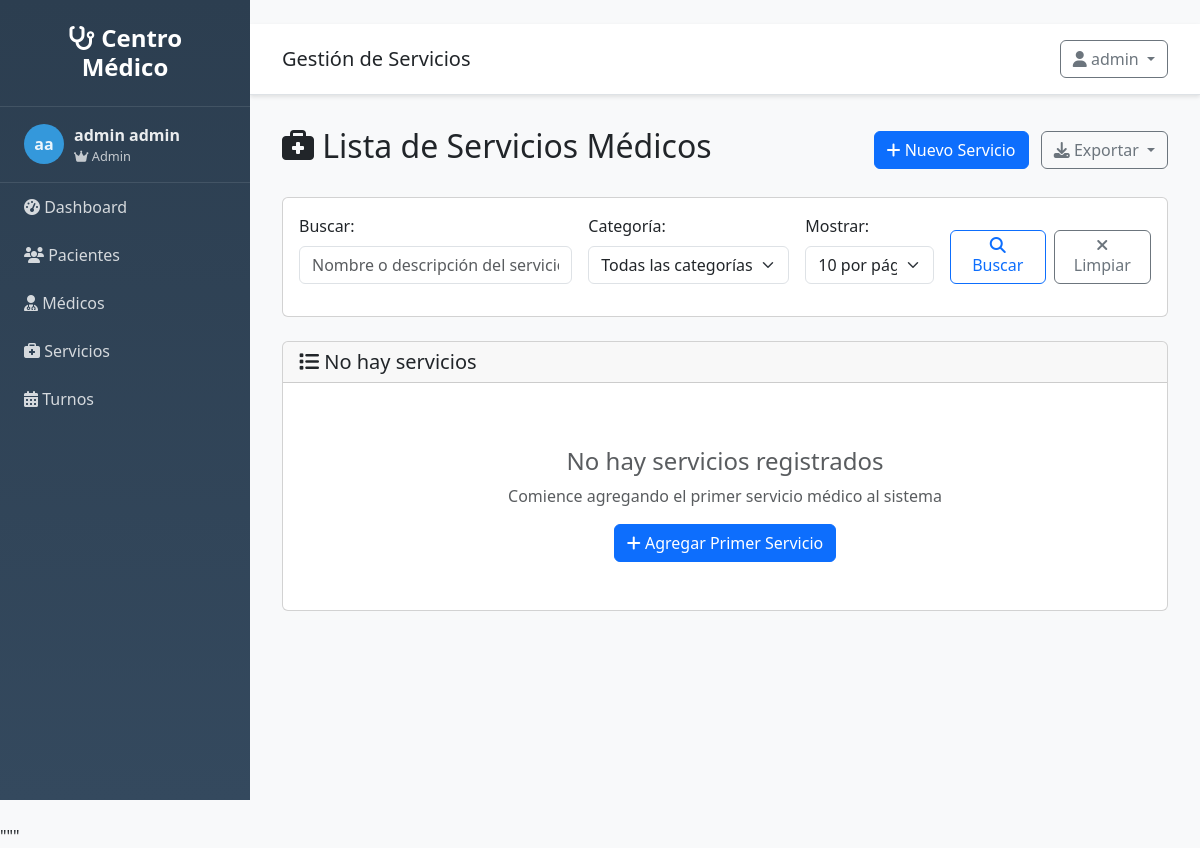
/servicios/ (signed in), run on an earlier commit of the app's database.
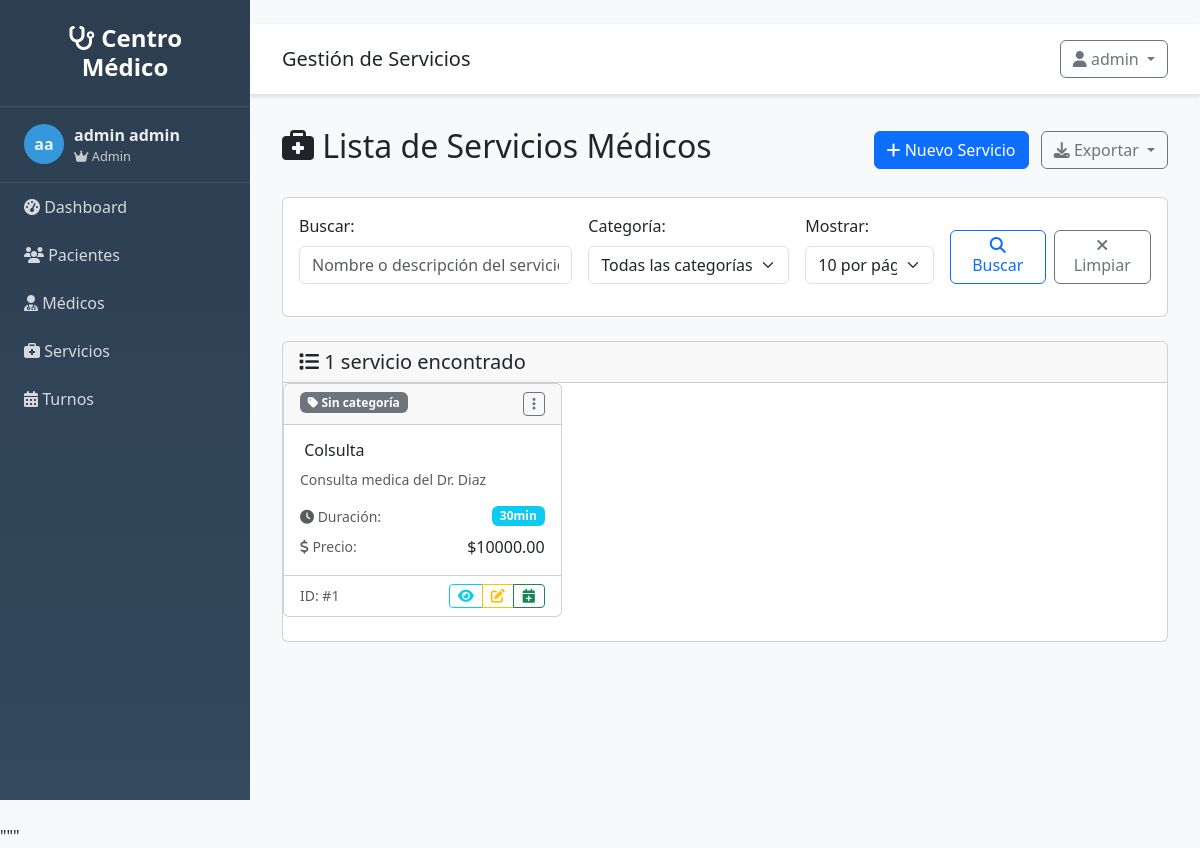
And on a later commit of the database.
### src/models/servicio.py (models this page shows, shortened)
class Servicio(db.Model):
    __tablename__ = 'servicios'
    id = db.Column(db.Integer, primary_key=True)
    nombre = db.Column(db.String(100), nullable=False)
    descripcion = db.Column(db.Text, nullable=True)
    precio = db.Column(db.Numeric(10, 2), nullable=False, default=0.00)
    duracion = db.Column(db.Integer, nullable=False, default=60)  # duración en minutos
    activo = db.Column(db.Boolean, default=True)
    fecha_creacion = db.Column(db.DateTime, default=datetime.utcnow)
    categoria_id = db.Column(db.Integer, db.ForeignKey('categorias.id'), nullable=True)
    turnos = db.relationship('Turno', backref='servicio', lazy=True)

### src/routes/servicios.py (the view)
@servicios_bp.route('/')
@login_required
def listar():
    page = request.args.get('page', 1, type=int)
    per_page = request.args.get('per_page', 10, type=int)
    search = request.args.get('search', '', type=str)
    categoria_id = request.args.get('categoria_id', type=int)
    servicios = ServicioService.get_paginated_servicios(page, per_page, search, categoria_id)
    categorias = CategoriaService.get_all_categorias()
    return render_template('servicios/listar.html',
                         servicios=servicios,
                         categorias=categorias,
                         search=search,
                         categoria_id=categoria_id)

### src/app.py (called while the page is built)
def create_app(config=None):
    app = Flask(__name__,
                template_folder='../templates',
                static_folder='../static')
    if config:
        app.config.update(config)
    else:
        app.config.from_object(Config)
    init_db(app)
    init_auth(app)
    @app.context_processor
    def inject_user():
        from flask_login import current_user
        return dict(
            current_user=current_user,
            today=date.today(),
            now=datetime.now()
        )
    register_blueprints(app)
    register_template_filters(app)
    register_error_handlers(app)
    @app.route('/')
    def root():
        if current_user.is_authenticated:
            return redirect(url_for('main.index'))
        return redirect(url_for('auth.login'))
    return app

### src/auth.py (called while the page is built)
@login_manager.user_loader
def load_user(user_id):
    try:
        from src.models.usuario import Usuario
        return Usuario.query.get(int(user_id))
    except:
        return None

### src/models/usuario.py (called while the page is built)
    @property
    def nombre_completo(self):
        return f"{self.nombre} {self.apellido}"

    def is_admin(self):
        return self.rol == 'admin'

### templates/servicios/listar.html (shortened to what the changed rows need)
{% extends "base.html" %}
{% block content %}
<div class="d-flex justify-content-between align-items-center mb-4">
    <h2>
        <i class="fas fa-briefcase-medical"></i> Lista de Servicios Médicos
    </h2>
</div>
<div class="card">
    <div class="card-header">
        <h5 class="card-title mb-0">
            <i class="fas fa-list"></i>
            {% if servicios and servicios.items %}
                {{ servicios.total }} servicio{{ 's' if servicios.total != 1 else '' }} encontrado{{ 's' if servicios.total != 1 else '' }}
            {% else %}
                No hay servicios
            {% endif %}
        </h5>
    </div>
    <div class="card-body p-0">
        {% if servicios and servicios.items %}
            <div class="row">
                {% for servicio in servicios.items %}
                <div class="col-md-6 col-lg-4 mb-4">
                    <div class="card service-card h-100">
                        <div class="card-header d-flex justify-content-between align-items-start">
                            <div>
                                {% if servicio.categoria %}
                                    <span class="badge category-badge" style="background-color: {{ servicio.categoria.color }}20; color: {{ servicio.categoria.color }};">
                                        <i class="fas fa-tag"></i> {{ servicio.categoria.nombre }}
                                    </span>
                                {% else %}
                                    <span class="badge bg-secondary">
                                        <i class="fas fa-tag"></i> Sin categoría
                                    </span>
                                {% endif %}
                            </div>
                            <div class="dropdown">
                                <button class="btn btn-sm btn-outline-secondary" type="button" data-bs-toggle="dropdown">
                                    <i class="fas fa-ellipsis-v"></i>
                                </button>
                            </div>
                        </div>
                        <div class="card-body">
                            <h6 class="card-title">
                                {{ servicio.nombre }}
                            </h6>
                            {% if servicio.descripcion %}
                                <p class="card-text text-muted small">
                                    {{ servicio.descripcion[:100] }}{% if servicio.descripcion|length > 100 %}...{% endif %}
                                </p>
                            {% endif %}
                            <div class="service-details mt-3">
                                <div class="d-flex justify-content-between align-items-center mb-2">
                                    <span class="text-muted small">
                                        <i class="fas fa-clock"></i> Duración:
                                    </span>
                                    <span class="badge bg-info">{{ servicio.duracion }}min</span>
                                </div>
                                <div class="d-flex justify-content-between align-items-center">
                                    <span class="text-muted small">
                                        <i class="fas fa-dollar-sign"></i> Precio:
                                    </span>
                                    <span class="price-tag">${{ "%.2f"|format(servicio.precio) }}</span>
                                </div>
                            </div>
                        </div>
                        <div class="card-footer bg-transparent">
                            <div class="d-flex justify-content-between align-items-center">
                                <small class="text-muted">
                                    ID: #{{ servicio.id }}
                                </small>
                                <div class="btn-group btn-group-sm">
                                    <a href="{{ url_for('servicios.detalle', id=servicio.id) }}"
                                       class="btn btn-outline-info" title="Ver detalle">
                                        <i class="fas fa-eye"></i>
                                    </a>
                                    <a href="{{ url_for('servicios.editar', id=servicio.id) }}"
                                       class="btn btn-outline-warning" title="Editar">
                                        <i class="fas fa-edit"></i>
                                    </a>
                                    <a href="{{ url_for('turnos.nuevo') }}?servicio_id={{ servicio.id }}"
                                       class="btn btn-outline-success" title="Programar turno">
                                        <i class="fas fa-calendar-plus"></i>
                                    </a>
                                </div>
                            </div>
                        </div>
                    </div>
                </div>
                {% endfor %}
            </div>
        {% else %}
            <div class="text-center py-5">
                <h4 class="text-muted">No hay servicios registrados</h4>
                <p class="text-muted">
                    {% if search or categoria_id %}
                        No se encontraron servicios con los filtros aplicados
                    {% else %}
                        Comience agregando el primer servicio médico al sistema
                    {% endif %}
                </p>
                {% if not search and not categoria_id %}
                    <a href="{{ url_for('servicios.nuevo') }}" class="btn btn-primary">
                        <i class="fas fa-plus"></i> Agregar Primer Servicio
                    </a>
                {% else %}
                    <a href="{{ url_for('servicios.listar') }}" class="btn btn-outline-secondary">
                        <i class="fas fa-arrow-left"></i> Ver Todos los Servicios
                    </a>
                {% endif %}
            </div>
        {% endif %}
    </div>
</div>
{% endblock %}

What changed in the data, as far as the page shows it:
added Servicio: nombre "Colsulta", descripcion "Consulta medica del Dr. Diaz", duracion "30", precio "10000.00", id "1"
Also different on the page:
{{ servicios.total }}: (not shown) → "1"
text no longer shown: "No hay servicios No hay servicios registrados Comience agregando el primer servicio médico al sistema Agregar Primer Servicio"
text now shown: "servicio encontrado"
